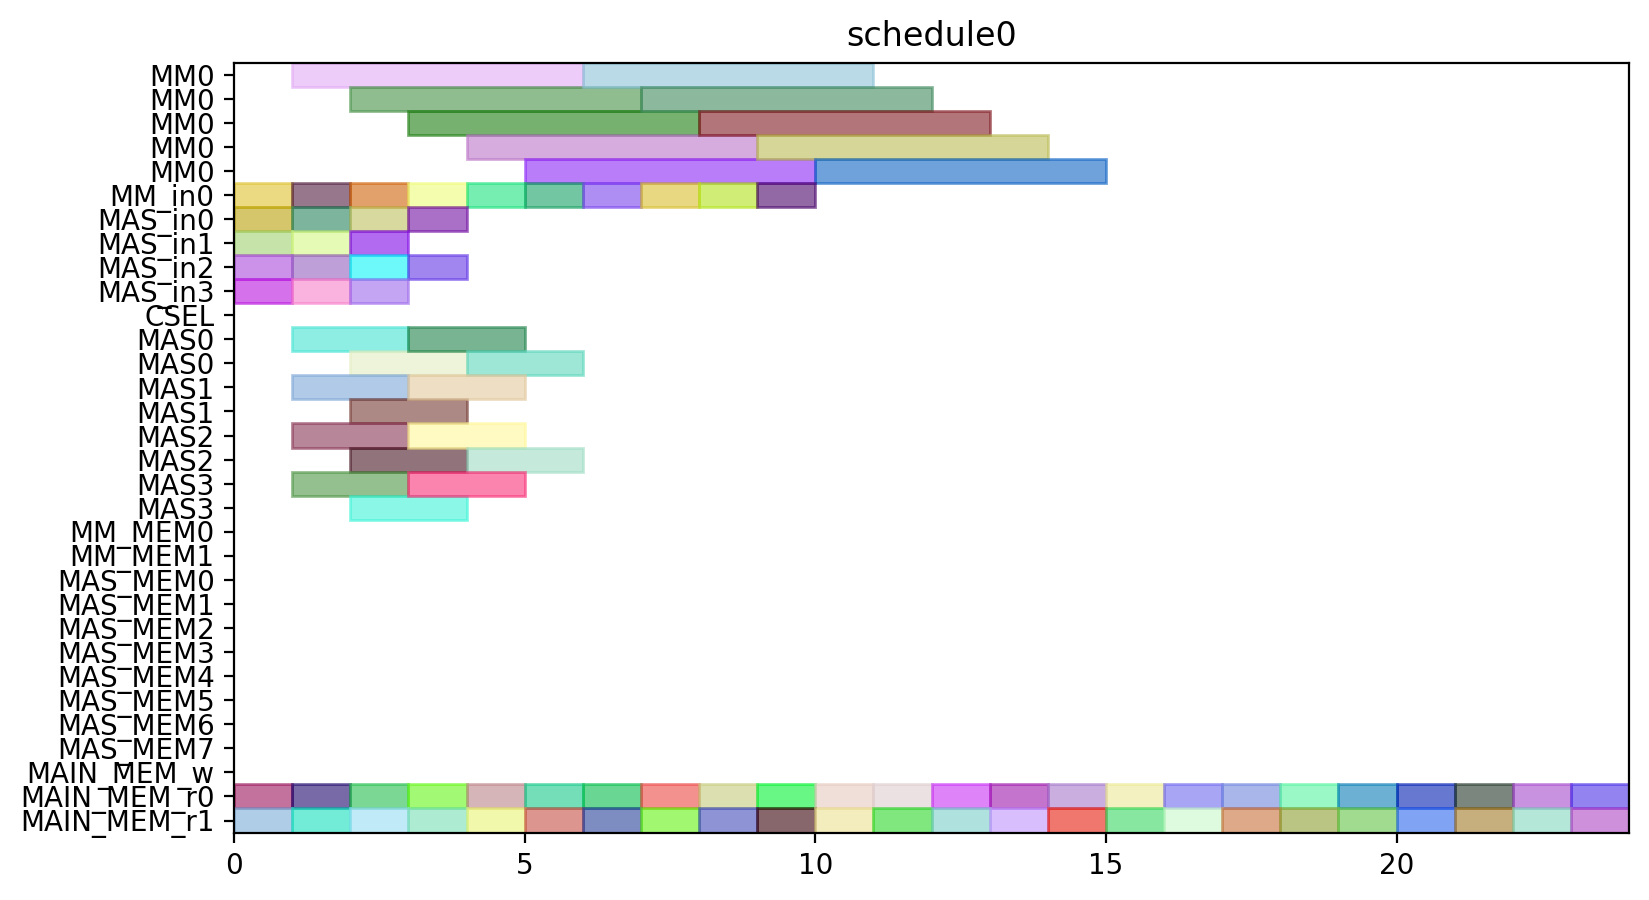

Write Python code to recreate this figure.
from pyschedule import Scenario, solvers, plotters, alt


def solve():
	horizon = 90
	S = Scenario("schedule0", horizon=horizon)

	# resource
	MM = S.Resources('MM', num=1, size=5)
	MM_in = S.Resources('MM_in', num=1)
	MAS_in = S.Resources('MAS_in', num=4)
	CSEL = S.Resource('CSEL')
	MAS = S.Resources('MAS', num=4, size=2, periods=range(1, horizon))
	MM_MEM = S.Resources('MM_MEM', num=2)
	MAS_MEM = S.Resources('MAS_MEM', num=8)
	MAIN_MEM_w = S.Resource('MAIN_MEM_w', size=1)
	MAIN_MEM_r = S.Resources('MAIN_MEM_r', num=2)

	# result of previous scheduling

	# new tasks
	t0_t0 = S.Task('t0_t0', length=2, delay_cost=1)
	t0_t0 += alt(MAS)
	t0_t0_in = S.Task('t0_t0_in', length=1, delay_cost=1)
	t0_t0_in += alt(MAS_in)
	S += t0_t0_in*MAS_in[0]<=t0_t0*MAS[0]

	S += t0_t0_in*MAS_in[1]<=t0_t0*MAS[1]

	S += t0_t0_in*MAS_in[2]<=t0_t0*MAS[2]

	S += t0_t0_in*MAS_in[3]<=t0_t0*MAS[3]

	t0_t0_mem0 = S.Task('t0_t0_mem0', length=1, delay_cost=1)
	t0_t0_mem0 += MAIN_MEM_r[0]
	t0_t0_mem1 = S.Task('t0_t0_mem1', length=1, delay_cost=1)
	t0_t0_mem1 += MAIN_MEM_r[1]
	t0_t1 = S.Task('t0_t1', length=2, delay_cost=1)
	t0_t1 += alt(MAS)
	t0_t1_in = S.Task('t0_t1_in', length=1, delay_cost=1)
	t0_t1_in += alt(MAS_in)
	S += t0_t1_in*MAS_in[0]<=t0_t1*MAS[0]

	S += t0_t1_in*MAS_in[1]<=t0_t1*MAS[1]

	S += t0_t1_in*MAS_in[2]<=t0_t1*MAS[2]

	S += t0_t1_in*MAS_in[3]<=t0_t1*MAS[3]

	t0_t1_mem0 = S.Task('t0_t1_mem0', length=1, delay_cost=1)
	t0_t1_mem0 += MAIN_MEM_r[0]
	t0_t1_mem1 = S.Task('t0_t1_mem1', length=1, delay_cost=1)
	t0_t1_mem1 += MAIN_MEM_r[1]
	t0_t3 = S.Task('t0_t3', length=5, delay_cost=1)
	t0_t3 += alt(MM)
	t0_t3_in = S.Task('t0_t3_in', length=1, delay_cost=1)
	t0_t3_in += alt(MM_in)
	S += t0_t3_in*MM_in[0]<=t0_t3*MM[0]

	t0_t3_mem0 = S.Task('t0_t3_mem0', length=1, delay_cost=1)
	t0_t3_mem0 += MAIN_MEM_r[0]
	t0_t3_mem1 = S.Task('t0_t3_mem1', length=1, delay_cost=1)
	t0_t3_mem1 += MAIN_MEM_r[1]
	t10 = S.Task('t10', length=2, delay_cost=1)
	t10 += alt(MAS)
	t10_in = S.Task('t10_in', length=1, delay_cost=1)
	t10_in += alt(MAS_in)
	S += t10_in*MAS_in[0]<=t10*MAS[0]

	S += t10_in*MAS_in[1]<=t10*MAS[1]

	S += t10_in*MAS_in[2]<=t10*MAS[2]

	S += t10_in*MAS_in[3]<=t10*MAS[3]

	t10_mem0 = S.Task('t10_mem0', length=1, delay_cost=1)
	t10_mem0 += MAIN_MEM_r[0]
	t10_mem1 = S.Task('t10_mem1', length=1, delay_cost=1)
	t10_mem1 += MAIN_MEM_r[1]
	t11 = S.Task('t11', length=2, delay_cost=1)
	t11 += alt(MAS)
	t11_in = S.Task('t11_in', length=1, delay_cost=1)
	t11_in += alt(MAS_in)
	S += t11_in*MAS_in[0]<=t11*MAS[0]

	S += t11_in*MAS_in[1]<=t11*MAS[1]

	S += t11_in*MAS_in[2]<=t11*MAS[2]

	S += t11_in*MAS_in[3]<=t11*MAS[3]

	t11_mem0 = S.Task('t11_mem0', length=1, delay_cost=1)
	t11_mem0 += MAIN_MEM_r[0]
	t11_mem1 = S.Task('t11_mem1', length=1, delay_cost=1)
	t11_mem1 += MAIN_MEM_r[1]
	t3_t0 = S.Task('t3_t0', length=5, delay_cost=1)
	t3_t0 += alt(MM)
	t3_t0_in = S.Task('t3_t0_in', length=1, delay_cost=1)
	t3_t0_in += alt(MM_in)
	S += t3_t0_in*MM_in[0]<=t3_t0*MM[0]

	t3_t0_mem0 = S.Task('t3_t0_mem0', length=1, delay_cost=1)
	t3_t0_mem0 += MAIN_MEM_r[0]
	t3_t0_mem1 = S.Task('t3_t0_mem1', length=1, delay_cost=1)
	t3_t0_mem1 += MAIN_MEM_r[1]
	t3_t1 = S.Task('t3_t1', length=5, delay_cost=1)
	t3_t1 += alt(MM)
	t3_t1_in = S.Task('t3_t1_in', length=1, delay_cost=1)
	t3_t1_in += alt(MM_in)
	S += t3_t1_in*MM_in[0]<=t3_t1*MM[0]

	t3_t1_mem0 = S.Task('t3_t1_mem0', length=1, delay_cost=1)
	t3_t1_mem0 += MAIN_MEM_r[0]
	t3_t1_mem1 = S.Task('t3_t1_mem1', length=1, delay_cost=1)
	t3_t1_mem1 += MAIN_MEM_r[1]
	t3_t2 = S.Task('t3_t2', length=2, delay_cost=1)
	t3_t2 += alt(MAS)
	t3_t2_in = S.Task('t3_t2_in', length=1, delay_cost=1)
	t3_t2_in += alt(MAS_in)
	S += t3_t2_in*MAS_in[0]<=t3_t2*MAS[0]

	S += t3_t2_in*MAS_in[1]<=t3_t2*MAS[1]

	S += t3_t2_in*MAS_in[2]<=t3_t2*MAS[2]

	S += t3_t2_in*MAS_in[3]<=t3_t2*MAS[3]

	t3_t2_mem0 = S.Task('t3_t2_mem0', length=1, delay_cost=1)
	t3_t2_mem0 += MAIN_MEM_r[0]
	t3_t2_mem1 = S.Task('t3_t2_mem1', length=1, delay_cost=1)
	t3_t2_mem1 += MAIN_MEM_r[1]
	t3_t3 = S.Task('t3_t3', length=2, delay_cost=1)
	t3_t3 += alt(MAS)
	t3_t3_in = S.Task('t3_t3_in', length=1, delay_cost=1)
	t3_t3_in += alt(MAS_in)
	S += t3_t3_in*MAS_in[0]<=t3_t3*MAS[0]

	S += t3_t3_in*MAS_in[1]<=t3_t3*MAS[1]

	S += t3_t3_in*MAS_in[2]<=t3_t3*MAS[2]

	S += t3_t3_in*MAS_in[3]<=t3_t3*MAS[3]

	t3_t3_mem0 = S.Task('t3_t3_mem0', length=1, delay_cost=1)
	t3_t3_mem0 += MAIN_MEM_r[0]
	t3_t3_mem1 = S.Task('t3_t3_mem1', length=1, delay_cost=1)
	t3_t3_mem1 += MAIN_MEM_r[1]
	t4_t0 = S.Task('t4_t0', length=2, delay_cost=1)
	t4_t0 += alt(MAS)
	t4_t0_in = S.Task('t4_t0_in', length=1, delay_cost=1)
	t4_t0_in += alt(MAS_in)
	S += t4_t0_in*MAS_in[0]<=t4_t0*MAS[0]

	S += t4_t0_in*MAS_in[1]<=t4_t0*MAS[1]

	S += t4_t0_in*MAS_in[2]<=t4_t0*MAS[2]

	S += t4_t0_in*MAS_in[3]<=t4_t0*MAS[3]

	t4_t0_mem0 = S.Task('t4_t0_mem0', length=1, delay_cost=1)
	t4_t0_mem0 += MAIN_MEM_r[0]
	t4_t0_mem1 = S.Task('t4_t0_mem1', length=1, delay_cost=1)
	t4_t0_mem1 += MAIN_MEM_r[1]
	t4_t1 = S.Task('t4_t1', length=2, delay_cost=1)
	t4_t1 += alt(MAS)
	t4_t1_in = S.Task('t4_t1_in', length=1, delay_cost=1)
	t4_t1_in += alt(MAS_in)
	S += t4_t1_in*MAS_in[0]<=t4_t1*MAS[0]

	S += t4_t1_in*MAS_in[1]<=t4_t1*MAS[1]

	S += t4_t1_in*MAS_in[2]<=t4_t1*MAS[2]

	S += t4_t1_in*MAS_in[3]<=t4_t1*MAS[3]

	t4_t1_mem0 = S.Task('t4_t1_mem0', length=1, delay_cost=1)
	t4_t1_mem0 += MAIN_MEM_r[0]
	t4_t1_mem1 = S.Task('t4_t1_mem1', length=1, delay_cost=1)
	t4_t1_mem1 += MAIN_MEM_r[1]
	t4_t3 = S.Task('t4_t3', length=5, delay_cost=1)
	t4_t3 += alt(MM)
	t4_t3_in = S.Task('t4_t3_in', length=1, delay_cost=1)
	t4_t3_in += alt(MM_in)
	S += t4_t3_in*MM_in[0]<=t4_t3*MM[0]

	t4_t3_mem0 = S.Task('t4_t3_mem0', length=1, delay_cost=1)
	t4_t3_mem0 += MAIN_MEM_r[0]
	t4_t3_mem1 = S.Task('t4_t3_mem1', length=1, delay_cost=1)
	t4_t3_mem1 += MAIN_MEM_r[1]
	t5_t0 = S.Task('t5_t0', length=5, delay_cost=1)
	t5_t0 += alt(MM)
	t5_t0_in = S.Task('t5_t0_in', length=1, delay_cost=1)
	t5_t0_in += alt(MM_in)
	S += t5_t0_in*MM_in[0]<=t5_t0*MM[0]

	t5_t0_mem0 = S.Task('t5_t0_mem0', length=1, delay_cost=1)
	t5_t0_mem0 += MAIN_MEM_r[0]
	t5_t0_mem1 = S.Task('t5_t0_mem1', length=1, delay_cost=1)
	t5_t0_mem1 += MAIN_MEM_r[1]
	t5_t1 = S.Task('t5_t1', length=5, delay_cost=1)
	t5_t1 += alt(MM)
	t5_t1_in = S.Task('t5_t1_in', length=1, delay_cost=1)
	t5_t1_in += alt(MM_in)
	S += t5_t1_in*MM_in[0]<=t5_t1*MM[0]

	t5_t1_mem0 = S.Task('t5_t1_mem0', length=1, delay_cost=1)
	t5_t1_mem0 += MAIN_MEM_r[0]
	t5_t1_mem1 = S.Task('t5_t1_mem1', length=1, delay_cost=1)
	t5_t1_mem1 += MAIN_MEM_r[1]
	t5_t2 = S.Task('t5_t2', length=2, delay_cost=1)
	t5_t2 += alt(MAS)
	t5_t2_in = S.Task('t5_t2_in', length=1, delay_cost=1)
	t5_t2_in += alt(MAS_in)
	S += t5_t2_in*MAS_in[0]<=t5_t2*MAS[0]

	S += t5_t2_in*MAS_in[1]<=t5_t2*MAS[1]

	S += t5_t2_in*MAS_in[2]<=t5_t2*MAS[2]

	S += t5_t2_in*MAS_in[3]<=t5_t2*MAS[3]

	t5_t2_mem0 = S.Task('t5_t2_mem0', length=1, delay_cost=1)
	t5_t2_mem0 += MAIN_MEM_r[0]
	t5_t2_mem1 = S.Task('t5_t2_mem1', length=1, delay_cost=1)
	t5_t2_mem1 += MAIN_MEM_r[1]
	t5_t3 = S.Task('t5_t3', length=2, delay_cost=1)
	t5_t3 += alt(MAS)
	t5_t3_in = S.Task('t5_t3_in', length=1, delay_cost=1)
	t5_t3_in += alt(MAS_in)
	S += t5_t3_in*MAS_in[0]<=t5_t3*MAS[0]

	S += t5_t3_in*MAS_in[1]<=t5_t3*MAS[1]

	S += t5_t3_in*MAS_in[2]<=t5_t3*MAS[2]

	S += t5_t3_in*MAS_in[3]<=t5_t3*MAS[3]

	t5_t3_mem0 = S.Task('t5_t3_mem0', length=1, delay_cost=1)
	t5_t3_mem0 += MAIN_MEM_r[0]
	t5_t3_mem1 = S.Task('t5_t3_mem1', length=1, delay_cost=1)
	t5_t3_mem1 += MAIN_MEM_r[1]
	t6_t0 = S.Task('t6_t0', length=5, delay_cost=1)
	t6_t0 += alt(MM)
	t6_t0_in = S.Task('t6_t0_in', length=1, delay_cost=1)
	t6_t0_in += alt(MM_in)
	S += t6_t0_in*MM_in[0]<=t6_t0*MM[0]

	t6_t0_mem0 = S.Task('t6_t0_mem0', length=1, delay_cost=1)
	t6_t0_mem0 += MAIN_MEM_r[0]
	t6_t0_mem1 = S.Task('t6_t0_mem1', length=1, delay_cost=1)
	t6_t0_mem1 += MAIN_MEM_r[1]
	t6_t1 = S.Task('t6_t1', length=5, delay_cost=1)
	t6_t1 += alt(MM)
	t6_t1_in = S.Task('t6_t1_in', length=1, delay_cost=1)
	t6_t1_in += alt(MM_in)
	S += t6_t1_in*MM_in[0]<=t6_t1*MM[0]

	t6_t1_mem0 = S.Task('t6_t1_mem0', length=1, delay_cost=1)
	t6_t1_mem0 += MAIN_MEM_r[0]
	t6_t1_mem1 = S.Task('t6_t1_mem1', length=1, delay_cost=1)
	t6_t1_mem1 += MAIN_MEM_r[1]
	t6_t2 = S.Task('t6_t2', length=2, delay_cost=1)
	t6_t2 += alt(MAS)
	t6_t2_in = S.Task('t6_t2_in', length=1, delay_cost=1)
	t6_t2_in += alt(MAS_in)
	S += t6_t2_in*MAS_in[0]<=t6_t2*MAS[0]

	S += t6_t2_in*MAS_in[1]<=t6_t2*MAS[1]

	S += t6_t2_in*MAS_in[2]<=t6_t2*MAS[2]

	S += t6_t2_in*MAS_in[3]<=t6_t2*MAS[3]

	t6_t2_mem0 = S.Task('t6_t2_mem0', length=1, delay_cost=1)
	t6_t2_mem0 += MAIN_MEM_r[0]
	t6_t2_mem1 = S.Task('t6_t2_mem1', length=1, delay_cost=1)
	t6_t2_mem1 += MAIN_MEM_r[1]
	t6_t3 = S.Task('t6_t3', length=2, delay_cost=1)
	t6_t3 += alt(MAS)
	t6_t3_in = S.Task('t6_t3_in', length=1, delay_cost=1)
	t6_t3_in += alt(MAS_in)
	S += t6_t3_in*MAS_in[0]<=t6_t3*MAS[0]

	S += t6_t3_in*MAS_in[1]<=t6_t3*MAS[1]

	S += t6_t3_in*MAS_in[2]<=t6_t3*MAS[2]

	S += t6_t3_in*MAS_in[3]<=t6_t3*MAS[3]

	t6_t3_mem0 = S.Task('t6_t3_mem0', length=1, delay_cost=1)
	t6_t3_mem0 += MAIN_MEM_r[0]
	t6_t3_mem1 = S.Task('t6_t3_mem1', length=1, delay_cost=1)
	t6_t3_mem1 += MAIN_MEM_r[1]
	t7_t0 = S.Task('t7_t0', length=5, delay_cost=1)
	t7_t0 += alt(MM)
	t7_t0_in = S.Task('t7_t0_in', length=1, delay_cost=1)
	t7_t0_in += alt(MM_in)
	S += t7_t0_in*MM_in[0]<=t7_t0*MM[0]

	t7_t0_mem0 = S.Task('t7_t0_mem0', length=1, delay_cost=1)
	t7_t0_mem0 += MAIN_MEM_r[0]
	t7_t0_mem1 = S.Task('t7_t0_mem1', length=1, delay_cost=1)
	t7_t0_mem1 += MAIN_MEM_r[1]
	t7_t1 = S.Task('t7_t1', length=5, delay_cost=1)
	t7_t1 += alt(MM)
	t7_t1_in = S.Task('t7_t1_in', length=1, delay_cost=1)
	t7_t1_in += alt(MM_in)
	S += t7_t1_in*MM_in[0]<=t7_t1*MM[0]

	t7_t1_mem0 = S.Task('t7_t1_mem0', length=1, delay_cost=1)
	t7_t1_mem0 += MAIN_MEM_r[0]
	t7_t1_mem1 = S.Task('t7_t1_mem1', length=1, delay_cost=1)
	t7_t1_mem1 += MAIN_MEM_r[1]
	t7_t2 = S.Task('t7_t2', length=2, delay_cost=1)
	t7_t2 += alt(MAS)
	t7_t2_in = S.Task('t7_t2_in', length=1, delay_cost=1)
	t7_t2_in += alt(MAS_in)
	S += t7_t2_in*MAS_in[0]<=t7_t2*MAS[0]

	S += t7_t2_in*MAS_in[1]<=t7_t2*MAS[1]

	S += t7_t2_in*MAS_in[2]<=t7_t2*MAS[2]

	S += t7_t2_in*MAS_in[3]<=t7_t2*MAS[3]

	t7_t2_mem0 = S.Task('t7_t2_mem0', length=1, delay_cost=1)
	t7_t2_mem0 += MAIN_MEM_r[0]
	t7_t2_mem1 = S.Task('t7_t2_mem1', length=1, delay_cost=1)
	t7_t2_mem1 += MAIN_MEM_r[1]
	t7_t3 = S.Task('t7_t3', length=2, delay_cost=1)
	t7_t3 += alt(MAS)
	t7_t3_in = S.Task('t7_t3_in', length=1, delay_cost=1)
	t7_t3_in += alt(MAS_in)
	S += t7_t3_in*MAS_in[0]<=t7_t3*MAS[0]

	S += t7_t3_in*MAS_in[1]<=t7_t3*MAS[1]

	S += t7_t3_in*MAS_in[2]<=t7_t3*MAS[2]

	S += t7_t3_in*MAS_in[3]<=t7_t3*MAS[3]

	t7_t3_mem0 = S.Task('t7_t3_mem0', length=1, delay_cost=1)
	t7_t3_mem0 += MAIN_MEM_r[0]
	t7_t3_mem1 = S.Task('t7_t3_mem1', length=1, delay_cost=1)
	t7_t3_mem1 += MAIN_MEM_r[1]
	solvers.mip.solve(S,msg=1,kind='CPLEX',ratio_gap=1.01)

	solution = [['hoge']*len(S.solution()[1]) for i in range(len(S.solution()))]
	for i in range(len(S.solution())):
		for j in range(len(S.solution()[i])):
			solution[i][j]=str(S.solution()[i][j])
	print(solution)

	cycles = int(solution[-1][3])

	pic_file_name = "/home/mfukuda/ABE/multiRAM_multiMAS_16mux/scheduling_result/stage5MM1_stage2MAS4/SQR012345/schedule0.png"
	if(S.solution() != []):
		plotters.matplotlib.plot(S,img_filename=pic_file_name, show_task_labels=False, fig_size=(cycles*0.25+3, 5))

	return solution
